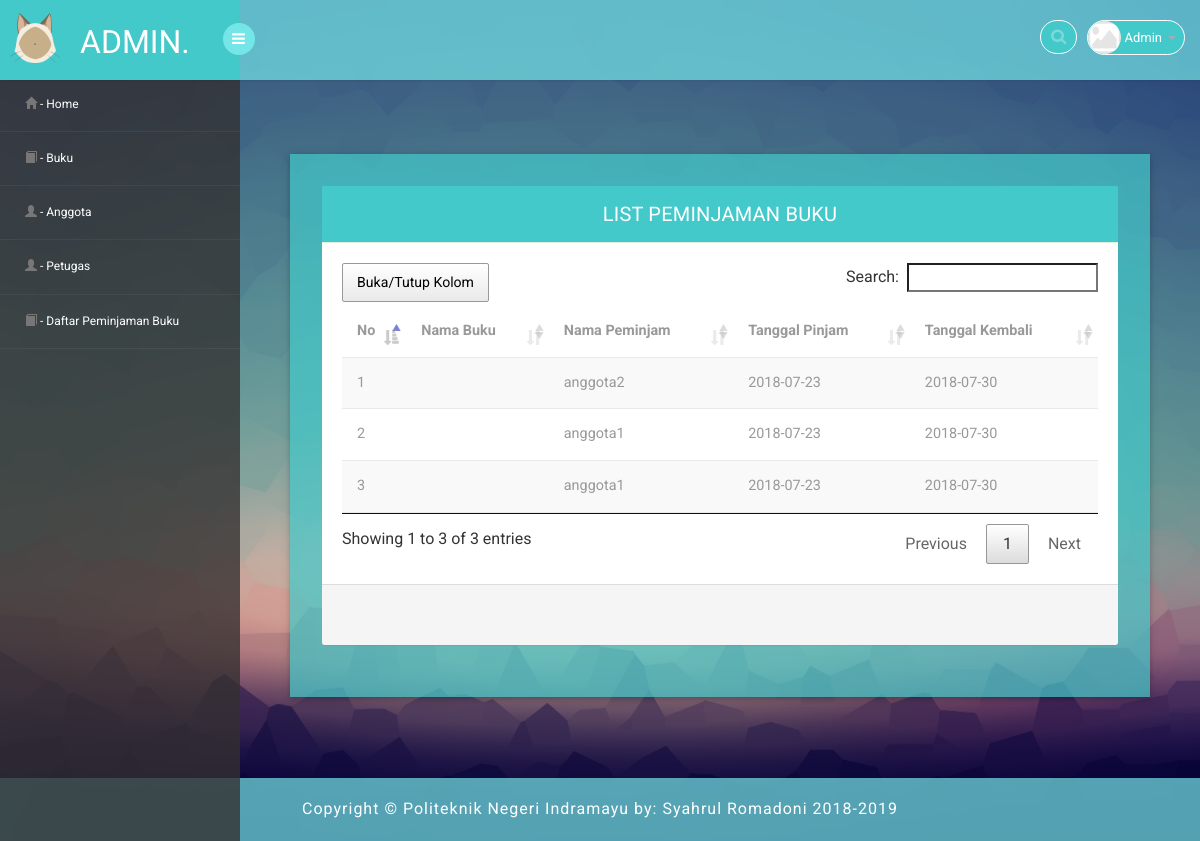
The page /1/media.php?page=daftar_peminjaman_buku (signed in) on the database its author committed.
### tables this page shows
CREATE TABLE `peminjaman` (
  `id` int(11) NOT NULL,
  `id_buku` int(11) NOT NULL,
  `id_anggota` int(11) NOT NULL,
  `tanggal_pinjam` date NOT NULL,
  `tanggal_kembali` date NOT NULL
);

CREATE TABLE `anggota` (
  `id` int(11) NOT NULL,
  `nama` varchar(255) NOT NULL,
  `alamat` varchar(255) DEFAULT NULL,
  `telepon` varchar(50) DEFAULT NULL,
  `email` varchar(50) DEFAULT NULL,
  `status_aktif` int(11) DEFAULT '0'
);

### 1/halaman/mod_peminjaman_buku/daftar_peminjaman_buku.php (the view, shortened to what this page needs)
<head>
</head>
<?php
    include "../config/koneksi.php";
?>
<div class="row">
	<div class="panel-body">
		<div class="col-md-12 w3ls-graph">
			<div class="agileinfo-grap">
				<div class="panel panel-default">
					<div class="panel-heading">List Peminjaman Buku</div>
					    <div class="table-responsive sr">
					      <table id="anggota" class="table table-striped b-t b-light">
					        <thead>
					          <tr>
					          	<th>No</th>
								<th>Nama Buku</th>
								<th>Nama Peminjam</th>
								<th>Tanggal Pinjam</th>
								<th>Tanggal Kembali</th>
					          </tr>
					        </thead>
					        <tbody>
					        	<?php
									$query  = "SELECT * FROM peminjaman";
									$hasil  = mysqli_query($conn, $query);
									$tampil = mysqli_num_rows($hasil);
									$i = 1;
									if ( $tampil> 0) {
									    while ( $data = mysqli_fetch_assoc($hasil)) {
								?>
								<tr>
									<td><?php echo $i++ ?></td>
									<?php
										$data1 = mysqli_query($conn, "SELECT * FROM buku WHERE id='$data[id_buku]'");
										$id    = mysqli_fetch_array($data1);
										$mp1   = $id['nama'];
									?>
									<td><?php echo $mp1; ?></td>
									<?php
										$data1 = mysqli_query($conn, "SELECT * FROM anggota WHERE id='$data[id_anggota]'");
										$id    = mysqli_fetch_array($data1);
										$mp2   = $id['nama'];
									?>
									<td><?php echo $mp2; ?></td>
									<td><?php echo $data['tanggal_pinjam']; ?></td>
									<td><?php echo $data['tanggal_kembali']; ?></td>
					        	</tr>
					           	<?php
                                    }
                                }
                                ?>
					        </tbody>
					      </table>
					    </div>
					<footer class="panel-footer">
					  	<div class="row">
					  	</div>
					</footer>
				</div>
			</div>
		</div>
	</div>
</div>

### assets/css/style.css (style rules this page uses)
.sr { padding: 20px; }
.row { padding: 20px; }
html, body { font-family: 'Roboto', sans-serif; font-size: 100%; overflow-x: hidden; background: url(../images/bg00.png) no-repeat 0px 0px; background-size:cover; background-repeat: no-repeat; background-attachment: fixed; -webkit-background-size: 100%; }
.panel-heading { position: relative; height: 57px; line-height: 57px; letter-spacing: 0.2px; color: white; font-size: 18px; font-weight: 400; padding: 0 16px; background:#44c9cb; border-top-right-radius: 2px; border-top-left-radius: 2px; text-transform: uppercase; text-align: center; }
.panel { border: none ! important; }
.agileinfo-grap { padding: 2em; background:rgba(68, 201, 203, 0.70); box-shadow: 0 2px 5px 0 rgba(0, 0, 0, 0.16), 0 2px 10px 0 rgba(0, 0, 0, 0.12); }
.table>thead>tr>th { border-bottom: 1px solid #e1ab91 ! important; }
.table>tbody>tr>td, .table>tbody>tr>th, .table>tfoot>tr>td, .table>tfoot>tr>th, .table>thead>tr>td, .table>thead>tr>th { border-bottom: 1px solid #e9e9e9 ! important; }
.table > thead > tr > th, .table > tbody > tr > th, .table > tfoot > tr > th, .table > thead > tr > td, .table > tbody > tr > td, .table > tfoot > tr > td { border-top: none !important; }
.table td, .table>tbody>tr>td, .table>tbody>tr>th, .table>tfoot>tr>td, .table>tfoot>tr>th, .table>thead>tr>td, .table>thead>tr>th { padding: 15px!important; }
.table > thead > tr > th, .table > tbody > tr > th, .table > tfoot > tr > th, .table > thead > tr > td, .table > tbody > tr > td, .table > tfoot > tr > td { font-size: 0.9em; color: #999; border-top: none !important; }
.panel-default>.panel-heading { color: white ! important; background-color: #44c9cb ! important; border-color: #ddede0 ! important; font-size: 20px; }

### rows shown on the page
peminjaman: id_anggota.nama "anggota2", tanggal_pinjam "2018-07-23", tanggal_kembali "2018-07-30"
peminjaman: id_anggota.nama "anggota1", tanggal_pinjam "2018-07-23", tanggal_kembali "2018-07-30"
peminjaman: id_anggota.nama "anggota1", tanggal_pinjam "2018-07-23", tanggal_kembali "2018-07-30"

### other values the page prints
$_SESSION['username'] "Admin"
